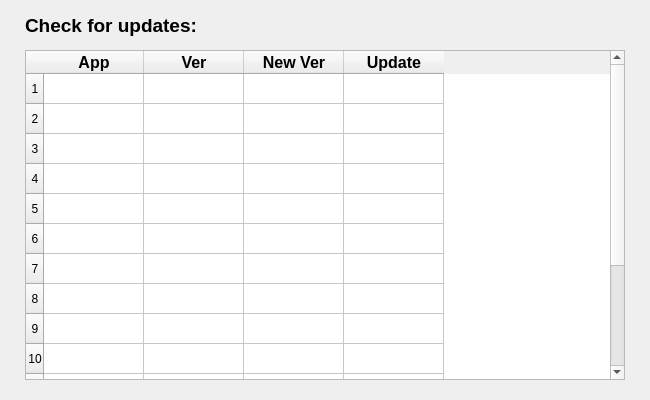
<?xml version="1.0" encoding="UTF-8"?>
<ui version="4.0">
 <class>CheckForm</class>
 <widget class="QWidget" name="CheckForm">
  <property name="enabled">
   <bool>true</bool>
  </property>
  <property name="geometry">
   <rect>
    <x>0</x>
    <y>0</y>
    <width>650</width>
    <height>400</height>
   </rect>
  </property>
  <property name="windowTitle">
   <string>Form</string>
  </property>
  <widget class="QLabel" name="check_label">
   <property name="enabled">
    <bool>true</bool>
   </property>
   <property name="geometry">
    <rect>
     <x>25</x>
     <y>10</y>
     <width>200</width>
     <height>30</height>
    </rect>
   </property>
   <property name="font">
    <font>
     <pointsize>14</pointsize>
     <weight>75</weight>
     <bold>true</bold>
    </font>
   </property>
   <property name="text">
    <string>Check for updates:</string>
   </property>
  </widget>
  <widget class="QTableWidget" name="check_table">
   <property name="enabled">
    <bool>true</bool>
   </property>
   <property name="geometry">
    <rect>
     <x>25</x>
     <y>50</y>
     <width>600</width>
     <height>330</height>
    </rect>
   </property>
   <property name="columnCount">
    <number>4</number>
   </property>
   <row>
    <property name="text">
     <string>1</string>
    </property>
    <property name="textAlignment">
     <set>AlignCenter</set>
    </property>
   </row>
   <row>
    <property name="text">
     <string>2</string>
    </property>
    <property name="textAlignment">
     <set>AlignCenter</set>
    </property>
   </row>
   <row>
    <property name="text">
     <string>3</string>
    </property>
    <property name="textAlignment">
     <set>AlignCenter</set>
    </property>
   </row>
   <row>
    <property name="text">
     <string>4</string>
    </property>
    <property name="textAlignment">
     <set>AlignCenter</set>
    </property>
   </row>
   <row>
    <property name="text">
     <string>5</string>
    </property>
    <property name="textAlignment">
     <set>AlignCenter</set>
    </property>
   </row>
   <row>
    <property name="text">
     <string>6</string>
    </property>
    <property name="textAlignment">
     <set>AlignCenter</set>
    </property>
   </row>
   <row>
    <property name="text">
     <string>7</string>
    </property>
    <property name="textAlignment">
     <set>AlignCenter</set>
    </property>
   </row>
   <row>
    <property name="text">
     <string>8</string>
    </property>
    <property name="textAlignment">
     <set>AlignCenter</set>
    </property>
   </row>
   <row>
    <property name="text">
     <string>9</string>
    </property>
    <property name="textAlignment">
     <set>AlignCenter</set>
    </property>
   </row>
   <row>
    <property name="text">
     <string>10</string>
    </property>
    <property name="textAlignment">
     <set>AlignCenter</set>
    </property>
   </row>
   <row>
    <property name="text">
     <string>11</string>
    </property>
    <property name="textAlignment">
     <set>AlignCenter</set>
    </property>
   </row>
   <row>
    <property name="text">
     <string>12</string>
    </property>
    <property name="textAlignment">
     <set>AlignCenter</set>
    </property>
   </row>
   <row>
    <property name="text">
     <string>13</string>
    </property>
    <property name="textAlignment">
     <set>AlignCenter</set>
    </property>
   </row>
   <row>
    <property name="text">
     <string>14</string>
    </property>
    <property name="textAlignment">
     <set>AlignCenter</set>
    </property>
   </row>
   <row>
    <property name="text">
     <string>15</string>
    </property>
    <property name="textAlignment">
     <set>AlignCenter</set>
    </property>
   </row>
   <column>
    <property name="text">
     <string>App</string>
    </property>
    <property name="font">
     <font>
      <pointsize>12</pointsize>
      <weight>75</weight>
      <bold>true</bold>
     </font>
    </property>
    <property name="textAlignment">
     <set>AlignCenter</set>
    </property>
   </column>
   <column>
    <property name="text">
     <string>Ver</string>
    </property>
    <property name="font">
     <font>
      <pointsize>12</pointsize>
      <weight>75</weight>
      <bold>true</bold>
     </font>
    </property>
    <property name="textAlignment">
     <set>AlignCenter</set>
    </property>
   </column>
   <column>
    <property name="text">
     <string>New Ver</string>
    </property>
    <property name="font">
     <font>
      <pointsize>12</pointsize>
      <weight>75</weight>
      <bold>true</bold>
     </font>
    </property>
    <property name="textAlignment">
     <set>AlignCenter</set>
    </property>
   </column>
   <column>
    <property name="text">
     <string>Update</string>
    </property>
    <property name="font">
     <font>
      <pointsize>12</pointsize>
      <weight>75</weight>
      <bold>true</bold>
     </font>
    </property>
    <property name="textAlignment">
     <set>AlignCenter</set>
    </property>
   </column>
   <item row="0" column="0">
    <property name="text">
     <string/>
    </property>
    <property name="textAlignment">
     <set>AlignCenter</set>
    </property>
    <property name="flags">
     <set>ItemIsSelectable|ItemIsDragEnabled|ItemIsUserCheckable</set>
    </property>
   </item>
   <item row="0" column="1">
    <property name="text">
     <string/>
    </property>
    <property name="textAlignment">
     <set>AlignCenter</set>
    </property>
    <property name="flags">
     <set>ItemIsSelectable|ItemIsDragEnabled|ItemIsUserCheckable</set>
    </property>
   </item>
   <item row="0" column="2">
    <property name="text">
     <string/>
    </property>
    <property name="textAlignment">
     <set>AlignCenter</set>
    </property>
    <property name="flags">
     <set>ItemIsSelectable|ItemIsDragEnabled|ItemIsUserCheckable</set>
    </property>
   </item>
   <item row="0" column="3">
    <property name="text">
     <string/>
    </property>
    <property name="textAlignment">
     <set>AlignCenter</set>
    </property>
    <property name="flags">
     <set>ItemIsSelectable|ItemIsDragEnabled|ItemIsUserCheckable</set>
    </property>
   </item>
   <item row="1" column="0">
    <property name="text">
     <string/>
    </property>
    <property name="textAlignment">
     <set>AlignCenter</set>
    </property>
    <property name="flags">
     <set>ItemIsSelectable|ItemIsDragEnabled|ItemIsUserCheckable</set>
    </property>
   </item>
   <item row="1" column="1">
    <property name="text">
     <string/>
    </property>
    <property name="textAlignment">
     <set>AlignCenter</set>
    </property>
    <property name="flags">
     <set>ItemIsSelectable|ItemIsDragEnabled|ItemIsUserCheckable</set>
    </property>
   </item>
   <item row="1" column="2">
    <property name="text">
     <string/>
    </property>
    <property name="textAlignment">
     <set>AlignCenter</set>
    </property>
    <property name="flags">
     <set>ItemIsSelectable|ItemIsDragEnabled|ItemIsUserCheckable</set>
    </property>
   </item>
   <item row="1" column="3">
    <property name="text">
     <string/>
    </property>
    <property name="textAlignment">
     <set>AlignCenter</set>
    </property>
    <property name="flags">
     <set>ItemIsSelectable|ItemIsDragEnabled|ItemIsUserCheckable</set>
    </property>
   </item>
   <item row="2" column="0">
    <property name="text">
     <string/>
    </property>
    <property name="textAlignment">
     <set>AlignCenter</set>
    </property>
    <property name="flags">
     <set>ItemIsSelectable|ItemIsDragEnabled|ItemIsUserCheckable</set>
    </property>
   </item>
   <item row="2" column="1">
    <property name="text">
     <string/>
    </property>
    <property name="textAlignment">
     <set>AlignCenter</set>
    </property>
    <property name="flags">
     <set>ItemIsSelectable|ItemIsDragEnabled|ItemIsUserCheckable</set>
    </property>
   </item>
   <item row="2" column="2">
    <property name="text">
     <string/>
    </property>
    <property name="textAlignment">
     <set>AlignCenter</set>
    </property>
    <property name="flags">
     <set>ItemIsSelectable|ItemIsDragEnabled|ItemIsUserCheckable</set>
    </property>
   </item>
   <item row="2" column="3">
    <property name="text">
     <string/>
    </property>
    <property name="textAlignment">
     <set>AlignCenter</set>
    </property>
    <property name="flags">
     <set>ItemIsSelectable|ItemIsDragEnabled|ItemIsUserCheckable</set>
    </property>
   </item>
   <item row="3" column="0">
    <property name="text">
     <string/>
    </property>
    <property name="textAlignment">
     <set>AlignCenter</set>
    </property>
    <property name="flags">
     <set>ItemIsSelectable|ItemIsDragEnabled|ItemIsUserCheckable</set>
    </property>
   </item>
   <item row="3" column="1">
    <property name="text">
     <string/>
    </property>
    <property name="textAlignment">
     <set>AlignCenter</set>
    </property>
    <property name="flags">
     <set>ItemIsSelectable|ItemIsDragEnabled|ItemIsUserCheckable</set>
    </property>
   </item>
   <item row="3" column="2">
    <property name="text">
     <string/>
    </property>
    <property name="textAlignment">
     <set>AlignCenter</set>
    </property>
    <property name="flags">
     <set>ItemIsSelectable|ItemIsDragEnabled|ItemIsUserCheckable</set>
    </property>
   </item>
   <item row="3" column="3">
    <property name="text">
     <string/>
    </property>
    <property name="textAlignment">
     <set>AlignCenter</set>
    </property>
    <property name="flags">
     <set>ItemIsSelectable|ItemIsDragEnabled|ItemIsUserCheckable</set>
    </property>
   </item>
   <item row="4" column="0">
    <property name="text">
     <string/>
    </property>
    <property name="textAlignment">
     <set>AlignCenter</set>
    </property>
    <property name="flags">
     <set>ItemIsSelectable|ItemIsDragEnabled|ItemIsUserCheckable</set>
    </property>
   </item>
   <item row="4" column="1">
    <property name="text">
     <string/>
    </property>
    <property name="textAlignment">
     <set>AlignCenter</set>
    </property>
    <property name="flags">
     <set>ItemIsSelectable|ItemIsDragEnabled|ItemIsUserCheckable</set>
    </property>
   </item>
   <item row="4" column="2">
    <property name="text">
     <string/>
    </property>
    <property name="textAlignment">
     <set>AlignCenter</set>
    </property>
    <property name="flags">
     <set>ItemIsSelectable|ItemIsDragEnabled|ItemIsUserCheckable</set>
    </property>
   </item>
   <item row="4" column="3">
    <property name="text">
     <string/>
    </property>
    <property name="textAlignment">
     <set>AlignCenter</set>
    </property>
    <property name="flags">
     <set>ItemIsSelectable|ItemIsDragEnabled|ItemIsUserCheckable</set>
    </property>
   </item>
   <item row="5" column="0">
    <property name="text">
     <string/>
    </property>
    <property name="textAlignment">
     <set>AlignCenter</set>
    </property>
    <property name="flags">
     <set>ItemIsSelectable|ItemIsDragEnabled|ItemIsUserCheckable</set>
    </property>
   </item>
   <item row="5" column="1">
    <property name="text">
     <string/>
    </property>
    <property name="textAlignment">
     <set>AlignCenter</set>
    </property>
    <property name="flags">
     <set>ItemIsSelectable|ItemIsDragEnabled|ItemIsUserCheckable</set>
    </property>
   </item>
   <item row="5" column="2">
    <property name="text">
     <string/>
    </property>
    <property name="textAlignment">
     <set>AlignCenter</set>
    </property>
    <property name="flags">
     <set>ItemIsSelectable|ItemIsDragEnabled|ItemIsUserCheckable</set>
    </property>
   </item>
   <item row="5" column="3">
    <property name="text">
     <string/>
    </property>
    <property name="textAlignment">
     <set>AlignCenter</set>
    </property>
    <property name="flags">
     <set>ItemIsSelectable|ItemIsDragEnabled|ItemIsUserCheckable</set>
    </property>
   </item>
   <item row="6" column="0">
    <property name="text">
     <string/>
    </property>
    <property name="textAlignment">
     <set>AlignCenter</set>
    </property>
    <property name="flags">
     <set>ItemIsSelectable|ItemIsDragEnabled|ItemIsUserCheckable</set>
    </property>
   </item>
   <item row="6" column="1">
    <property name="text">
     <string/>
    </property>
    <property name="textAlignment">
     <set>AlignCenter</set>
    </property>
    <property name="flags">
     <set>ItemIsSelectable|ItemIsDragEnabled|ItemIsUserCheckable</set>
    </property>
   </item>
   <item row="6" column="2">
    <property name="text">
     <string/>
    </property>
    <property name="textAlignment">
     <set>AlignCenter</set>
    </property>
    <property name="flags">
     <set>ItemIsSelectable|ItemIsDragEnabled|ItemIsUserCheckable</set>
    </property>
   </item>
   <item row="6" column="3">
    <property name="text">
     <string/>
    </property>
    <property name="textAlignment">
     <set>AlignCenter</set>
    </property>
    <property name="flags">
     <set>ItemIsSelectable|ItemIsDragEnabled|ItemIsUserCheckable</set>
    </property>
   </item>
   <item row="7" column="0">
    <property name="text">
     <string/>
    </property>
    <property name="textAlignment">
     <set>AlignCenter</set>
    </property>
    <property name="flags">
     <set>ItemIsSelectable|ItemIsDragEnabled|ItemIsUserCheckable</set>
    </property>
   </item>
   <item row="7" column="1">
    <property name="text">
     <string/>
    </property>
    <property name="textAlignment">
     <set>AlignCenter</set>
    </property>
    <property name="flags">
     <set>ItemIsSelectable|ItemIsDragEnabled|ItemIsUserCheckable</set>
    </property>
   </item>
   <item row="7" column="2">
    <property name="text">
     <string/>
    </property>
    <property name="textAlignment">
     <set>AlignCenter</set>
    </property>
    <property name="flags">
     <set>ItemIsSelectable|ItemIsDragEnabled|ItemIsUserCheckable</set>
    </property>
   </item>
   <item row="7" column="3">
    <property name="text">
     <string/>
    </property>
    <property name="textAlignment">
     <set>AlignCenter</set>
    </property>
    <property name="flags">
     <set>ItemIsSelectable|ItemIsDragEnabled|ItemIsUserCheckable</set>
    </property>
   </item>
   <item row="8" column="0">
    <property name="text">
     <string/>
    </property>
    <property name="textAlignment">
     <set>AlignCenter</set>
    </property>
    <property name="flags">
     <set>ItemIsSelectable|ItemIsDragEnabled|ItemIsUserCheckable</set>
    </property>
   </item>
   <item row="8" column="1">
    <property name="text">
     <string/>
    </property>
    <property name="textAlignment">
     <set>AlignCenter</set>
    </property>
    <property name="flags">
     <set>ItemIsSelectable|ItemIsDragEnabled|ItemIsUserCheckable</set>
    </property>
   </item>
   <item row="8" column="2">
    <property name="text">
     <string/>
    </property>
    <property name="textAlignment">
     <set>AlignCenter</set>
    </property>
    <property name="flags">
     <set>ItemIsSelectable|ItemIsDragEnabled|ItemIsUserCheckable</set>
    </property>
   </item>
   <item row="8" column="3">
    <property name="text">
     <string/>
    </property>
    <property name="textAlignment">
     <set>AlignCenter</set>
    </property>
    <property name="flags">
     <set>ItemIsSelectable|ItemIsDragEnabled|ItemIsUserCheckable</set>
    </property>
   </item>
   <item row="9" column="0">
    <property name="text">
     <string/>
    </property>
    <property name="textAlignment">
     <set>AlignCenter</set>
    </property>
    <property name="flags">
     <set>ItemIsSelectable|ItemIsDragEnabled|ItemIsUserCheckable</set>
    </property>
   </item>
   <item row="9" column="1">
    <property name="text">
     <string/>
    </property>
    <property name="textAlignment">
     <set>AlignCenter</set>
    </property>
    <property name="flags">
     <set>ItemIsSelectable|ItemIsDragEnabled|ItemIsUserCheckable</set>
    </property>
   </item>
   <item row="9" column="2">
    <property name="text">
     <string/>
    </property>
    <property name="textAlignment">
     <set>AlignCenter</set>
    </property>
    <property name="flags">
     <set>ItemIsSelectable|ItemIsDragEnabled|ItemIsUserCheckable</set>
    </property>
   </item>
   <item row="9" column="3">
    <property name="text">
     <string/>
    </property>
    <property name="textAlignment">
     <set>AlignCenter</set>
    </property>
    <property name="flags">
     <set>ItemIsSelectable|ItemIsDragEnabled|ItemIsUserCheckable</set>
    </property>
   </item>
   <item row="10" column="0">
    <property name="text">
     <string/>
    </property>
    <property name="textAlignment">
     <set>AlignCenter</set>
    </property>
    <property name="flags">
     <set>ItemIsSelectable|ItemIsDragEnabled|ItemIsUserCheckable</set>
    </property>
   </item>
   <item row="10" column="1">
    <property name="text">
     <string/>
    </property>
    <property name="textAlignment">
     <set>AlignCenter</set>
    </property>
    <property name="flags">
     <set>ItemIsSelectable|ItemIsDragEnabled|ItemIsUserCheckable</set>
    </property>
   </item>
   <item row="10" column="2">
    <property name="text">
     <string/>
    </property>
    <property name="textAlignment">
     <set>AlignCenter</set>
    </property>
    <property name="flags">
     <set>ItemIsSelectable|ItemIsDragEnabled|ItemIsUserCheckable</set>
    </property>
   </item>
   <item row="10" column="3">
    <property name="text">
     <string/>
    </property>
    <property name="textAlignment">
     <set>AlignCenter</set>
    </property>
    <property name="flags">
     <set>ItemIsSelectable|ItemIsDragEnabled|ItemIsUserCheckable</set>
    </property>
   </item>
   <item row="11" column="0">
    <property name="text">
     <string/>
    </property>
    <property name="textAlignment">
     <set>AlignCenter</set>
    </property>
    <property name="flags">
     <set>ItemIsSelectable|ItemIsDragEnabled|ItemIsUserCheckable</set>
    </property>
   </item>
   <item row="11" column="1">
    <property name="text">
     <string/>
    </property>
    <property name="textAlignment">
     <set>AlignCenter</set>
    </property>
    <property name="flags">
     <set>ItemIsSelectable|ItemIsDragEnabled|ItemIsUserCheckable</set>
    </property>
   </item>
   <item row="11" column="2">
    <property name="text">
     <string/>
    </property>
    <property name="textAlignment">
     <set>AlignCenter</set>
    </property>
    <property name="flags">
     <set>ItemIsSelectable|ItemIsDragEnabled|ItemIsUserCheckable</set>
    </property>
   </item>
   <item row="11" column="3">
    <property name="text">
     <string/>
    </property>
    <property name="textAlignment">
     <set>AlignCenter</set>
    </property>
    <property name="flags">
     <set>ItemIsSelectable|ItemIsDragEnabled|ItemIsUserCheckable</set>
    </property>
   </item>
   <item row="12" column="0">
    <property name="text">
     <string/>
    </property>
    <property name="textAlignment">
     <set>AlignCenter</set>
    </property>
    <property name="flags">
     <set>ItemIsSelectable|ItemIsDragEnabled|ItemIsUserCheckable</set>
    </property>
   </item>
   <item row="12" column="1">
    <property name="text">
     <string/>
    </property>
    <property name="textAlignment">
     <set>AlignCenter</set>
    </property>
    <property name="flags">
     <set>ItemIsSelectable|ItemIsDragEnabled|ItemIsUserCheckable</set>
    </property>
   </item>
   <item row="12" column="2">
    <property name="text">
     <string/>
    </property>
    <property name="textAlignment">
     <set>AlignCenter</set>
    </property>
    <property name="flags">
     <set>ItemIsSelectable|ItemIsDragEnabled|ItemIsUserCheckable</set>
    </property>
   </item>
   <item row="12" column="3">
    <property name="text">
     <string/>
    </property>
    <property name="textAlignment">
     <set>AlignCenter</set>
    </property>
    <property name="flags">
     <set>ItemIsSelectable|ItemIsDragEnabled|ItemIsUserCheckable</set>
    </property>
   </item>
   <item row="13" column="0">
    <property name="text">
     <string/>
    </property>
    <property name="textAlignment">
     <set>AlignCenter</set>
    </property>
    <property name="flags">
     <set>ItemIsSelectable|ItemIsDragEnabled|ItemIsUserCheckable</set>
    </property>
   </item>
   <item row="13" column="1">
    <property name="text">
     <string/>
    </property>
    <property name="textAlignment">
     <set>AlignCenter</set>
    </property>
    <property name="flags">
     <set>ItemIsSelectable|ItemIsDragEnabled|ItemIsUserCheckable</set>
    </property>
   </item>
   <item row="13" column="2">
    <property name="text">
     <string/>
    </property>
    <property name="textAlignment">
     <set>AlignCenter</set>
    </property>
    <property name="flags">
     <set>ItemIsSelectable|ItemIsDragEnabled|ItemIsUserCheckable</set>
    </property>
   </item>
   <item row="13" column="3">
    <property name="text">
     <string/>
    </property>
    <property name="textAlignment">
     <set>AlignCenter</set>
    </property>
    <property name="flags">
     <set>ItemIsSelectable|ItemIsDragEnabled|ItemIsUserCheckable</set>
    </property>
   </item>
   <item row="14" column="0">
    <property name="text">
     <string/>
    </property>
    <property name="textAlignment">
     <set>AlignCenter</set>
    </property>
    <property name="flags">
     <set>ItemIsSelectable|ItemIsDragEnabled|ItemIsUserCheckable</set>
    </property>
   </item>
   <item row="14" column="1">
    <property name="text">
     <string/>
    </property>
    <property name="textAlignment">
     <set>AlignCenter</set>
    </property>
    <property name="flags">
     <set>ItemIsSelectable|ItemIsDragEnabled|ItemIsUserCheckable</set>
    </property>
   </item>
   <item row="14" column="2">
    <property name="text">
     <string/>
    </property>
    <property name="textAlignment">
     <set>AlignCenter</set>
    </property>
    <property name="flags">
     <set>ItemIsSelectable|ItemIsDragEnabled|ItemIsUserCheckable</set>
    </property>
   </item>
   <item row="14" column="3">
    <property name="text">
     <string/>
    </property>
    <property name="textAlignment">
     <set>AlignCenter</set>
    </property>
    <property name="flags">
     <set>ItemIsSelectable|ItemIsDragEnabled|ItemIsUserCheckable</set>
    </property>
   </item>
  </widget>
 </widget>
 <resources/>
 <connections/>
</ui>
